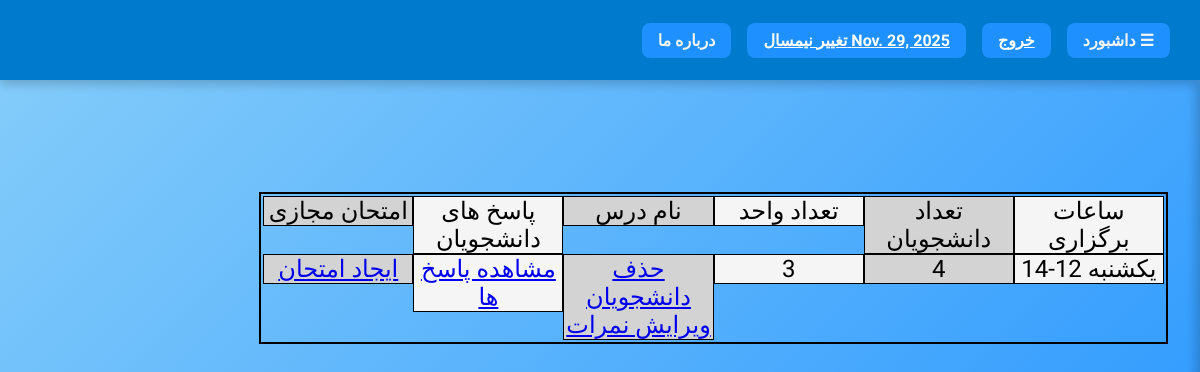
/courses/teacher_courses (signed in), run on the app's committed database.
### semester_module/models.py (models this page shows, shortened)
class Current_Semester(models.Model):
    semester=models.ForeignKey('Semester',on_delete=models.CASCADE,null=False,blank=False)

class Semester(models.Model):
    start_date=models.DateField(verbose_name='زمان شروع ترم')
    end_date=models.DateField(verbose_name='زمان پایان ترم')
    sem_types=(('تابستان','تابستان'),('عادی','عادی'))
    semester_type=models.CharField(max_length=30,choices=sem_types,default='عادی',verbose_name='نوع ترم')
    status_choices=(('شروع نشده','شروع نشده'),('انتخاب واحد','انتخاب واحد'),('جاری','جاری'),('امتحان','امتحان'),('بسته','بسته'))
    semester_status=models.CharField(verbose_name='وضعیت ترم',choices=status_choices,max_length=40,default='شروع نشده')

### course_module/models.py (models this page shows, shortened)
class Course(models.Model):
    teacher=models.ForeignKey(User,on_delete=models.CASCADE,null=False,blank=False,related_name='teacher_courses',db_index=True,verbose_name='استاد درس')
    students=models.ManyToManyField(User,related_name='attending_courses',db_index=True,verbose_name='دانشجویان درس',blank=True)
    credits=models.PositiveIntegerField(verbose_name='تعداد واحد درسی',validators=[MinValueValidator(1)])
    title=models.CharField(max_length=200,verbose_name='عنوان درس')
    course_types=(('نظری','نظری'),('آزمایشگاه','آزمایشگاه'),('عملی','عملی'),('کارگاه','کارگاه'),('پروژه','پروژه'),('پایان نامه','پایان نامه'),('رساله','رساله'))
    course_type=models.CharField(max_length=50,verbose_name='نوع درس',default='نظری')
    department_choices = (
    ('مهندسی', 'مهندسی'), ('علوم پایه', 'علوم پایه'), ('علوم انسانی', 'علوم انسانی'), ('علوم پزشکی', 'علوم پزشکی'),
    ('هنر', 'هنر'), ('تربیت بدنی', 'تربیت بدنی'))
    department = models.CharField(max_length=30, verbose_name='دانشکده محل برگزاری', choices=department_choices,
                                  null=False, blank=False,
                                  error_messages={'null': 'این فیلد باید مشخص شود'})
    area_code = models.CharField(max_length=20, verbose_name='کد محل برگزاری کلاس', null=False, blank=False,
                                 error_messages={'null': 'این فیلد باید مشخص شود'})
    degree_choices = (('کارشناسی پیوسته', 'کارشناسی پیوسته'), ('کارشناسی ناپیوسته', 'کارشناسی ناپیوسته'),
                      ('کاردانی پیوسته', 'کاردانی پیوسته')
                      , ('کاردانی ناپیوسته', 'کاردانی ناپیوسته'), ('کارشناسی ارشد ناپیوسته', 'کارشناسی ارشد ناپیوسته'),
                      ('دکتری حرفه ای', 'دکتری حرفه ای')
                      , ('دکتری مستقیم', 'دکتری مستقیم'), ('کارشناسی ارشد پیوسته', 'کارشناسی ارشد پیوسته'))
    for_degrees=models.CharField(max_length=30,verbose_name='این درس برای کدام مقطع تحصیلی می باشد',choices=degree_choices,default='کارشناسی پیوسته')
    capacity=models.IntegerField(verbose_name='ظرفیت کلاس')
    semester=models.ForeignKey(Semester,on_delete=models.CASCADE,null=False,blank=False,related_name='semester_courses',db_index=True,verbose_name='ترم تحصیلی مربوطه')
    class_times=models.ManyToManyField(Class_Times,related_name='classes',blank=True,verbose_name='زمان های برگزاری کلاس')
    requirements=models.ManyToManyField('Course',verbose_name='پیش نیاز ها',blank=True)
    exam_time=models.DateTimeField(verbose_name='زمان امتحان',null=True,blank=True)
    changes_history=models.JSONField(verbose_name='تاریخچه تغییرات درس',null=True,blank=True)

class Class_Times(models.Model):
    days=(('شنبه','شنبه'),('یکشنبه','یکشنبه'),('دوشنبه','دوشنبه'),('سه شنبه','سه شنبه'),('چهارشنبه','چهارشنبه'),('پنج شنبه','پنج شنبه'))
    day=models.CharField(max_length=30,verbose_name='روز برگزاری',choices=days,default='شنبه')
    times=(('8-10','8-10')),(('10-12','10-12')),(('12-14','12-14')),(('14-16','14-16')),(('16-18','16-18')),(('18-20','18-20'))
    time=models.CharField(verbose_name='زمان برگزاری کلاس',choices=times,max_length=30)
    day_index=models.PositiveIntegerField(default=1)
    time_index=models.PositiveIntegerField(default=1)

### course_module/views.py (the view)
# urls.py: path('teacher_courses',Teacher_Courses.as_view(),name='teacher_courses'),
@method_decorator(restrict_view_access(profile_types=['teacher']),name='dispatch')
class Teacher_Courses(ListView):
    template_name = 'Teacher_Courses.html'
    model = Course
    context_object_name = 'courses'
    paginate_by = 20
    ordering = '?'
    def get_queryset(self):
        user=self.request.user
        has_exam=Exam.objects.filter(course_id=OuterRef('pk'))
        current_sem_id=self.request.session.get('semester') or Current_Semester.objects.all()[0].id
        query=user.teacher_courses.all().filter(semester_id=current_sem_id).prefetch_related('students').annotate(
            scores_average=Avg('students__scores__score',filter=Q(students__scores__course_id=F('pk')))
        ,students_count=Count('students')
                ,has_exam=Exists(has_exam)).prefetch_related(Prefetch('class_times',queryset=Class_Times.objects.all(),to_attr='times'))
        return query

### polls/templatetags/polls_extra.py (called while the page is built)
@register.filter
def get_current_semester(request):
    sem=request.session.get('semester')
    sem=Semester.objects.get(id=sem).start_date if sem!=None else Current_Semester.objects.first().semester.start_date
    return sem

### course_module/templates/Teacher_Courses.html (shortened to what this page needs)
{% extends 'Base_Layout.html' %}
{% block main_content %}
<table>
    <tr>
        <td>امتحان مجازی</td>
        <td>پاسخ های دانشجویان</td>
        <td>نام درس</td>
        <td>تعداد واحد</td>
        <td>تعداد دانشجویان</td>
        <td>ساعات برگزاری</td>
    </tr>
    {% for course in courses %}
    <tr>
    <td>
        {% if not course.has_exam %}
            <a href="{% url 'create_exam' course.id %}">ایجاد امتحان</a>
        {% else %}
            <a href="{% url 'update_exam' course.id %}">ویرایش امتحان</a>
        {% endif %}
    </td>
    <td>
        <a href="{% url 'students_answers' course.id %}">
            مشاهده پاسخ ها
        </a>
    </td>
      <td>
          <a href="{% url 'remove_students' course.id %}">حذف دانشجویان</a>
           <a href="{% url 'update_students_scores' course.id %}">ویرایش نمرات</a>
      </td>
    <td>{{ course.credits }}</td>
    <td>{{ course.students_count }}</td>
    <td>
        {% for time in course.times %}
            {{ time.day }}
            {{ time.time }}
            <br>
            {% endfor %}
    </td>
    </tr>
    {% endfor %}
</table>
{% endblock %}

### templates/Base_Layout.html (shortened to what this page needs)
{% load polls_extra %}
<!DOCTYPE html>
<html lang="fa">
<head>
</head>
<body>
<section id="head">
    <div class="rows">
        <div class="clickable" onclick="toggleSidebar()">☰ داشبورد</div>
        <div class="clickable"><a href="#" style="color:white">خروج</a></div>
        <div class="clickable">
            <a href="{% url 'change_semester' %}" style="color:white">
                {{ request|get_current_semester }} تغییر نیمسال
            </a>
        </div>
        <div class="clickable">درباره ما</div>
    </div>
</section>
<section id="main">
    {% block main_content %}
    {% endblock %}
</section>
</body>
</html>

### templates/Base_Layout.html (style rules this page uses)
* { margin:0; padding:0; box-sizing:border-box; }
body { font-family:'Vazirmatn', sans-serif; background: linear-gradient(135deg,#87cefa,#1e90ff); display:flex; flex-direction:column; min-height: 100vh; height: auto; direction: rtl; }
#head { position: fixed; top:0; left:0; width:100%; height:10vh; background-color:#007acc; color:white; display:flex; flex-direction:column; justify-content:center; align-items:center; box-shadow:0 4px 10px rgba(0,0,0,0.2); z-index:1000;color: whitesmoke; }
#head .rows { display:flex; flex-direction:row; align-items:center; width:95%; justify-content:flex-start; gap:1rem; color: whitesmoke; }
.clickable { background-color:#1e90ff; padding:0.5rem 1rem; border-radius:8px; cursor:pointer; transition:0.3s; text-decoration:none; color:whitesmoke; font-weight:bold; }
#main { margin-top:10vh; padding:2rem; transition: margin-right 0.3s; }

### course_module/templates/Teacher_Courses.html (style rules this page uses)
table { height: fit-content;width: 80%;margin-left: 10%;margin-top:10vh;border: 2px solid black; }
tr { width: 100%;height: fit-content;display: flex;flex-direction: row-reverse; }
td { width: 25%;height: fit-content;font-size: calc(3vh);text-align: center; color: black;border: 1px solid black; }
td:nth-child(1n) { background-color: lightgray }
td:nth-child(2n) { background-color: whitesmoke }

### data on the page
Current_Semester: semester.start_date "Nov. 29, 2025"
Course: shows "ایجاد امتحان", credits "3", students_count "4"
Class_Times: day "یکشنبه", time "12-14"
